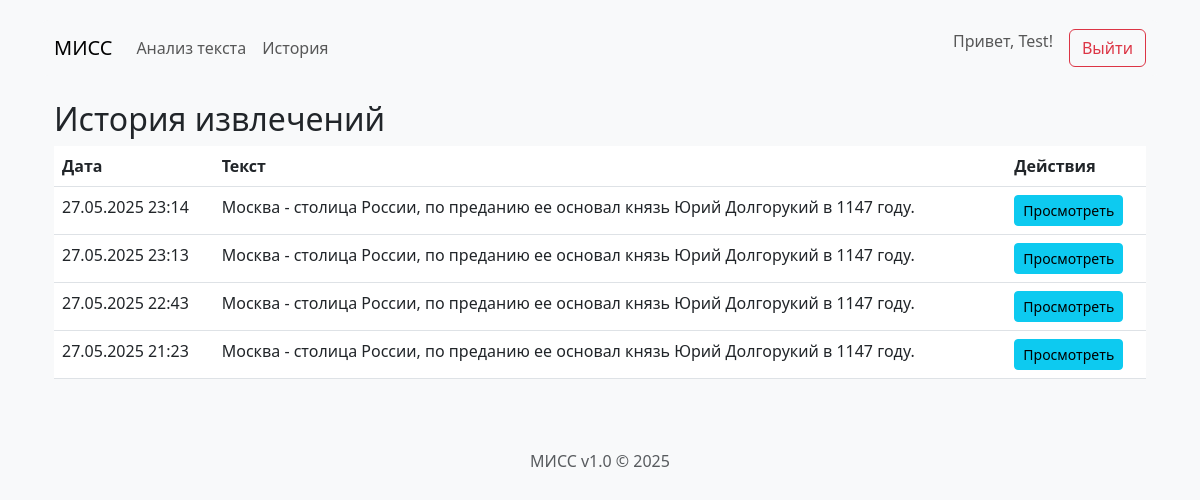
/history/ (signed in), run on the app's committed database.
### app/models.py (models this page shows, shortened)
class AnalysisResult(models.Model):
    user = models.ForeignKey(User, on_delete=models.CASCADE, null=True, blank=True)
    input_text = models.TextField()
    entities = models.JSONField(default=list)
    visualization_html = models.TextField()
    morph_analysis = models.JSONField(default=list)  # Добавьте это поле
    analysis_date = models.DateTimeField(auto_now_add=True)

### app/views.py (the view)
# urls.py: path('history/', views.history, name='history'),
@login_required
def history(request):
    analyses = AnalysisResult.objects.filter(user=request.user).order_by('-analysis_date')
    return render(request, 'history.html', {'analyses': analyses})

### app/templates/history.html
{% extends "base.html" %}
{% block content %}
<div class="container mt-4">
    <h2>История извлечений</h2>
    <table class="table">
        <thead>
            <tr>
                <th>Дата</th>
                <th>Текст</th>
                <th>Действия</th>
            </tr>
        </thead>
        <tbody>
            {% for analysis in analyses %}
            <tr>
                <td>{{ analysis.analysis_date|date:"d.m.Y H:i" }}</td>
                <td>{{ analysis.input_text|truncatechars:100 }}</td>
                <td>
                <a href="{% url 'view_analysis' analysis.id %}" class="btn btn-sm btn-info">
                    Просмотреть
                </a>
                </td>
            </tr>
            {% empty %}
            <tr>
                <td colspan="3">История извлечений пуста</td>
            </tr>
            {% endfor %}
        </tbody>
    </table>
</div>
{% endblock %}

### app/templates/base.html (shortened to what this page needs)
<!DOCTYPE html>
<html lang="ru">
<head>
    <link href="https://cdn.jsdelivr.net/npm/bootstrap@5.3.0/dist/css/bootstrap.min.css" rel="stylesheet">
</head>
<body>
    <div class="container">
        <nav class="navbar navbar-expand-lg navbar-light bg-light rounded">
            <div class="container-fluid">
                <a class="navbar-brand" href="{% url 'analyze' %}">МИСС</a>
                <div class="collapse navbar-collapse">
                    <ul class="navbar-nav me-auto">
                        <li class="nav-item">
                            <a class="nav-link" href="{% url 'analyze' %}">Анализ текста</a>
                        </li>
                        {% if user.is_authenticated %}
                        <li class="nav-item">
                            <a class="nav-link" href="{% url 'history' %}">История</a>
                        </li>
                        {% endif %}
                    </ul>
                    <ul class="navbar-nav">
                        {% if user.is_authenticated %}
                        <li class="nav-item">
                            <span class="navbar-text me-3">Привет, {{ user.username }}!</span>
                        </li>
                        <li class="nav-item">
                            <form method="post" action="{% url 'logout' %}">
                                <button type="submit" class="btn btn-outline-danger">Выйти</button>
                            </form>
                        </li>
                        {% endif %}
                    </ul>
                </div>
            </div>
        </nav>
        <div class="content">
            {% block content %}{% endblock %}
        </div>
        <footer class="footer text-center">
            <div class="container">
                <span class="text-muted">МИСС v1.0 &copy; {% now "Y" %}</span>
            </div>
        </footer>
    </div>
</body>
</html>

### app/templates/base.html (style rules this page uses)
body { padding-top: 20px; background-color: #f8f9fa; }
.navbar { margin-bottom: 20px; }
.footer { margin-top: 50px; padding: 20px 0; color: #6c757d; }

### data on the page
AnalysisResult: analysis_date "27.05.2025 23:14", input_text "Москва - столица России, по преданию ее основал князь Юрий Долгорукий в 1147 году."
AnalysisResult: analysis_date "27.05.2025 23:13", input_text "Москва - столица России, по преданию ее основал князь Юрий Долгорукий в 1147 году."
AnalysisResult: analysis_date "27.05.2025 22:43", input_text "Москва - столица России, по преданию ее основал князь Юрий Долгорукий в 1147 году."
AnalysisResult: analysis_date "27.05.2025 21:23", input_text "Москва - столица России, по преданию ее основал князь Юрий Долгорукий в 1147 году."

### other printed values
{{ user.username }} "Test"
